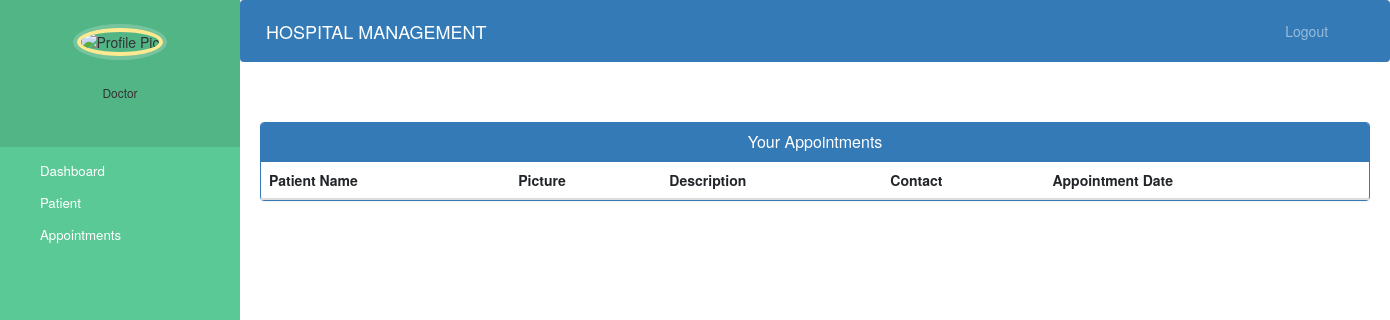
/Django-Hospital/Doctor-view-Appointments (signed in), run on an earlier commit of the app's database.
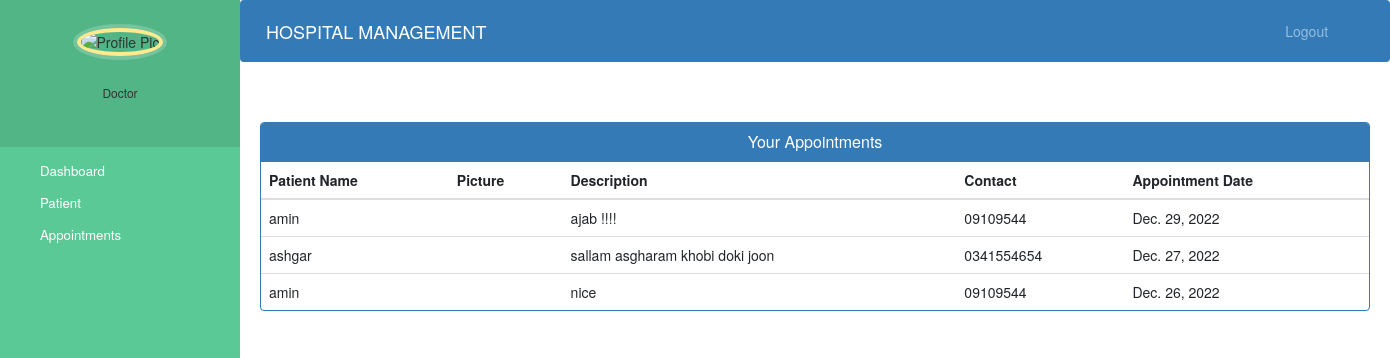
And on a later commit of the database.
### hospital/models.py (models this page shows, shortened)
class AppointmentModel(models.Model):
    patient_name = models.CharField(max_length=255, null=True)
    doctor_name = models.CharField(max_length=255, null=True)
    patient_pass = models.CharField(max_length=255, null=True)
    doctor_pass = models.CharField(max_length=255, null=True)
    description = models.TextField(null=True)
    date = models.DateField()
    status = models.BooleanField(default=False)

class PatientModel(models.Model):
    patient_name = models.CharField(max_length=255)
    password = models.CharField(max_length=255, default="")
    email = models.EmailField(default="")
    doctor = models.ForeignKey(
        DoctorModel, on_delete=models.CASCADE, default="", null=True)
    profile_pic = models.ImageField(
        upload_to='upload/Patinet_Profile', null=True, blank=True)
    address = models.CharField(max_length=40)
    mobile = models.CharField(max_length=20, null=False)
    symptoms = models.CharField(max_length=100, null=False)
    is_accepted = models.BooleanField(default=False)
    is_discharged = models.BooleanField(default=False)

### hospital/views.py (the view)
# urls.py: path("Doctor-view-Appointments", views.doctor_view_appointment_view,
def doctor_view_appointment_view(request):
    loged_doctor_id = request.session.get("loged_Doctor_id")
    loged_doctor = get_object_or_404(DoctorModel, id=loged_doctor_id)
    appointments = AppointmentModel.objects.filter(
        doctor_name=loged_doctor.Doct_name, doctor_pass=loged_doctor.password, status=True).order_by('-date')
    patinets_id = []
    for i in appointments:
        patinets_id.append(PatientModel.objects.get(
            patient_name=i.patient_name, password=i.patient_pass))
    appointments_info = zip(appointments, patinets_id)
    return render(request, 'hospital/doctor_view_appointment.html', {"appointments_info": appointments_info})

### hospital/templates/hospital/doctor_view_appointment.html (shortened to what this page needs)
{% extends 'hospital/doctor_base.html' %}
{% block content %}
{%load static%}
<head>
  <link href="//netdna.bootstrapcdn.com/bootstrap/3.0.0/css/bootstrap.min.css" rel="stylesheet" id="bootstrap-css">
</head>
<div class="container">
  <div class="panel panel-primary">
    <div class="panel-heading">
      <h6 class="panel-title">Your Appointments</h6>
    </div>
    <table class="table table-hover" id="dev-table">
      <thead>
        <tr>
          <th>Patient Name</th>
          <th>Picture</th>
          <th>Description</th>
          <th>Contact</th>
          <th>Appointment Date</th>
        </tr>
      </thead>
      {% for a,p in appointments_info %}
      <tr>
        <td>{{a.patient_name}}</td>
        <td>
        </td>
        <td>{{a.description}}</td>
        <td>{{p.mobile}}</td>
        <td>{{a.date}}</td>
      </tr>
      {% endfor %}
    </table>
  </div>
</div>
{% endblock content %}

What changed in the data, as far as the page shows it:
added AppointmentModel: patient_name "amin", description "ajab !!!!", mobile "09109544", date "Dec. 29, 2022"
added AppointmentModel: patient_name "ashgar", description "sallam asgharam khobi doki joon", mobile "0341554654", date "Dec. 27, 2022"
added AppointmentModel: patient_name "amin", description "nice", mobile "09109544", date "Dec. 26, 2022"
